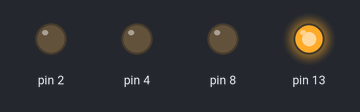
The sketch below on a simulated Arduino Uno, built with avr-gcc and run on an emulated ATmega328P. Shown: output pins drawn as LEDs (lit = HIGH).

Above: at 0.2 s.
At 1.2 s:
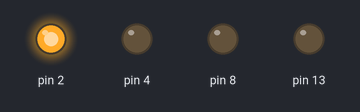
At 2.7 s:
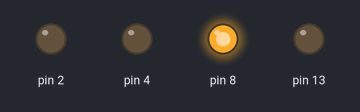
At 3.7 s:
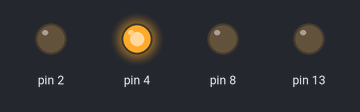
Timing chart, 0 to 4.6 s (numbered marks = the images above):
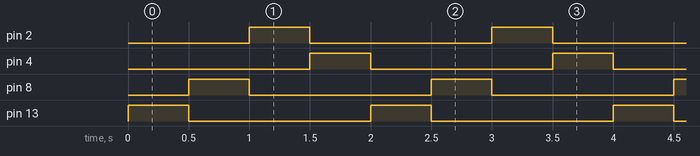

The sketch:

Phi.ino
```cpp
void setup() {

  pinMode(2, OUTPUT);
  pinMode(4, OUTPUT);
  pinMode(13, OUTPUT);
  pinMode(8, OUTPUT);
}

void loop() {
  analogWrite(2, 255);
  analogWrite(4, 255);
  analogWrite(8, 255);
  analogWrite(13, 255);
  digitalWrite(13, HIGH);
  digitalWrite(8, LOW);
  digitalWrite(4, LOW);
  digitalWrite(2,LOW);
  delay(500);
  digitalWrite(13, LOW);
  digitalWrite(8, HIGH);
  digitalWrite(4, LOW);
  digitalWrite(2, LOW);
  delay(500);
  digitalWrite(13, LOW);
  digitalWrite(8, LOW);
  digitalWrite(4, LOW);
  digitalWrite(2, HIGH);
  delay(500);
  digitalWrite(13, LOW);
  digitalWrite(8, LOW);
  digitalWrite(4, HIGH);
  digitalWrite(2, LOW);
  delay(500);

}
```

Measured:
- by itself, pin 2, pin 4, pin 8, pin 13: alternates HIGH for 0.50 s and LOW for 1.5 s
- by itself, everything shown: repeats every 2.0 s, in 4 steps
